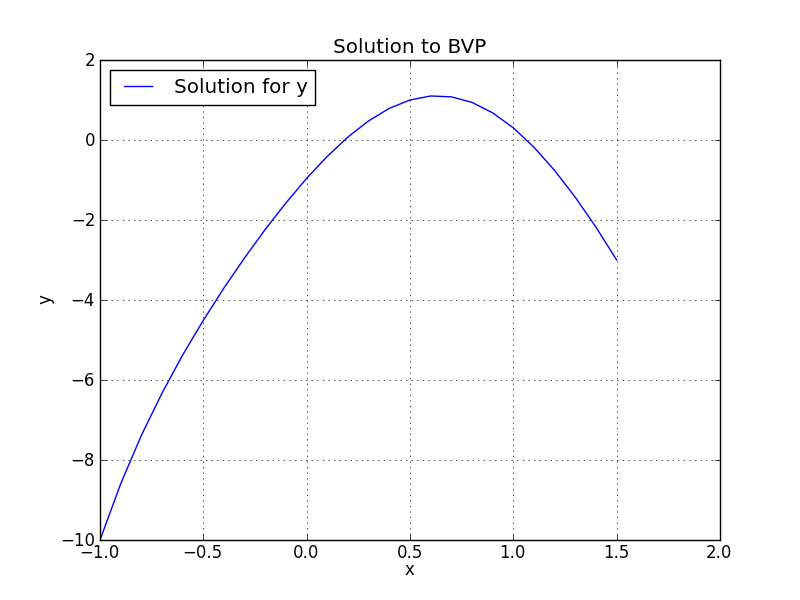

Source code (Python):
import numpy
import pylab

numpy.set_printoptions(suppress=True)

def floatcmp(a, b):
    """
    Simple float comparison. Return true for 'equal' (within threshold)
    """
    
    if (abs(a-b) < 1e-6):
        return True
    return False

def afRange(start, stop, step):
    """
    Extension to numpy's arange, but handles floats reasonably well
    """
    
    val = start
    retList = []
    
    while (val < stop and floatcmp(val, stop) == False):
        retList.append(val)
        val += step
    
    return retList

def getIndex(val, BVs, h):
    """
    Get the index for a x value given the boundary values and the step size
    
    val:   Value to get data at
    BVs:   Array of tuples for the boundary conditions
    h:     Step size
    """
    return int(abs(val - BVs[0][0])/h)
    
def genXMatrix(f, BVs, h):
    """
    Generate the right hand side matrix by evaluating f at all values of x
    between the boundary values. Set the Y value of the boundary values for
    at the correct x position.
    
    f:     Function that takes x and h to evaluate the RHS of a system of eqn.
    BVs:   Array of tuples for the boundary conditions
    h:     step size
    
    return: An array of values
    """
    
    XList = []
    
    # Construct the array
    XList += [f(x, h) for x in afRange(BVs[0][0], BVs[-1][0]+h, h)]
    
    # Handle boundary values
    for BVi in BVs:
        XList[getIndex(BVi[0], BVs, h)] = BVi[1]
    
    return numpy.array(XList)
    
def genJMatrix(f, BVs, h):
    """
    Generate a sparse Jacobian matrix. For all boundary values, fill the 
    row with zeros and set a '1' in the corresponding position.
    
    f:     Function that takes x and h to evaluate the LHS of a system of eqn.
    BVs:   Array of tuples for the boundary conditions
    h:     step size
    
    return: A non-singular jacobian
    """

    xV =afRange(BVs[0][0], BVs[-1][0]+h, h)
    size = len(xV)
    
    # Construct the jacobian
    YList = [[0]*i +  f(x, h) + [0]*(size - 1 - i) for i,x in enumerate(xV)]
    YMat = numpy.matrix(YList)[:, 2:-2]
    
    # Handle boundary values
    for BVi in BVs:
        i = getIndex(BVi[0], BVs, h)
        YMat[i, :] = numpy.zeros((1, size))
        YMat[i, i] = 1     
    
    return YMat

def f(x, h):
    """
    Evaluate the f values about point x using a third order central difference
    
    x:     point to evaluate about
    h:     step size
    
    Returns a 5-value list corresponding to
        [y_(i-2), y_(i-1), y_i, y_(i+1), y_(i+2)
    """
    return [1.0/(2*(h**3)),
            -2.0/(2*h**3) + 1.0/(h**2) + 4.0*x/(2*h),
            -2.0/(h**2) + (8.0*x + 3.0),
            2.0/(2*h**3) + 1.0/(h**2) - 4.0*x/(2*h),
            -1.0/(2*(h**3))]
    
def fForward(x, h):
    """
    Evaluate the f values about point x using a two central difference methods
    for y' and y'' and a forward difference method for y'''
    
    x: point to evaluate about
    h: step size
    
    Returns a 5-value list corresponding to
        [y_(i-2), y_(i-1), y_i, y_(i+1), y_(i+2)
    """
    return [0.0,
            1.0/(h**3) + 1.0/(h**2) + 4.0*x/(2*h),
            -3.0/(h**3) - 2.0/(h**2) + (8.0*x + 3.0),
            3.0/(h**3) + 1.0/(h**2) - 4.0*x/(2*h),
            -1.0/(h**3)]

def fBackward(x, h):
    """
    Evaluate the f values about point x using a two central difference methods
    for y' and y'' and a backward difference method for y'''
    
    x: point to evaluate about
    h: step size
    
    Returns a 5-value list corresponding to
        [y_(i-2), y_(i-1), y_i, y_(i+1), y_(i+2)
    """
    return [1.0/(h**3),
            -3.0/(h**3) + 1.0/(h**2) + 4.0*x/(2*h),
            3.0/(h**3) - 2.0/(h**2) + (8.0*x + 3.0),
            -1.0/(h**3) + 1.0/(h**2) - 4.0*x/(2*h),
            0.0]

    
if __name__ == '__main__':
    
    # step size and boundary values
    h = 0.1
    BVs = [(-1, -10), (0.5, 1), (1.5, -3)]
    
    Xvals = []
          
    Xi = lambda x,h: (x**2)
    
    # Generate the matrices
    J = genJMatrix(f, BVs, h)
    X = genXMatrix(Xi, BVs, h)
    
    # Handle difference approximation at boundaries
    J[1,  0:5] = fForward(BVs[0][0]+h, h)
    J[-2, -5:] = fBackward(BVs[-1][0]+h, h)
    
    print "X matrix:"
    print X
    
    print "J matrix:"
    print J
        
    # Get the xlist, solve for the ylist
    xlist = afRange(BVs[0][0], BVs[-1][0]+h, h) 
    ylist = numpy.linalg.solve(J, X)
    
    # Plot solution
    pylab.title("Solution to BVP")
    pylab.xlabel("x"); pylab.ylabel("y")
    Plot1, = pylab.plot(xlist, ylist, 'b-')
    pylab.grid()
    pylab.legend([Plot1], ["Solution for y"], loc=2)
    #pylab.show()
    pylab.savefig('Task1c.png')
